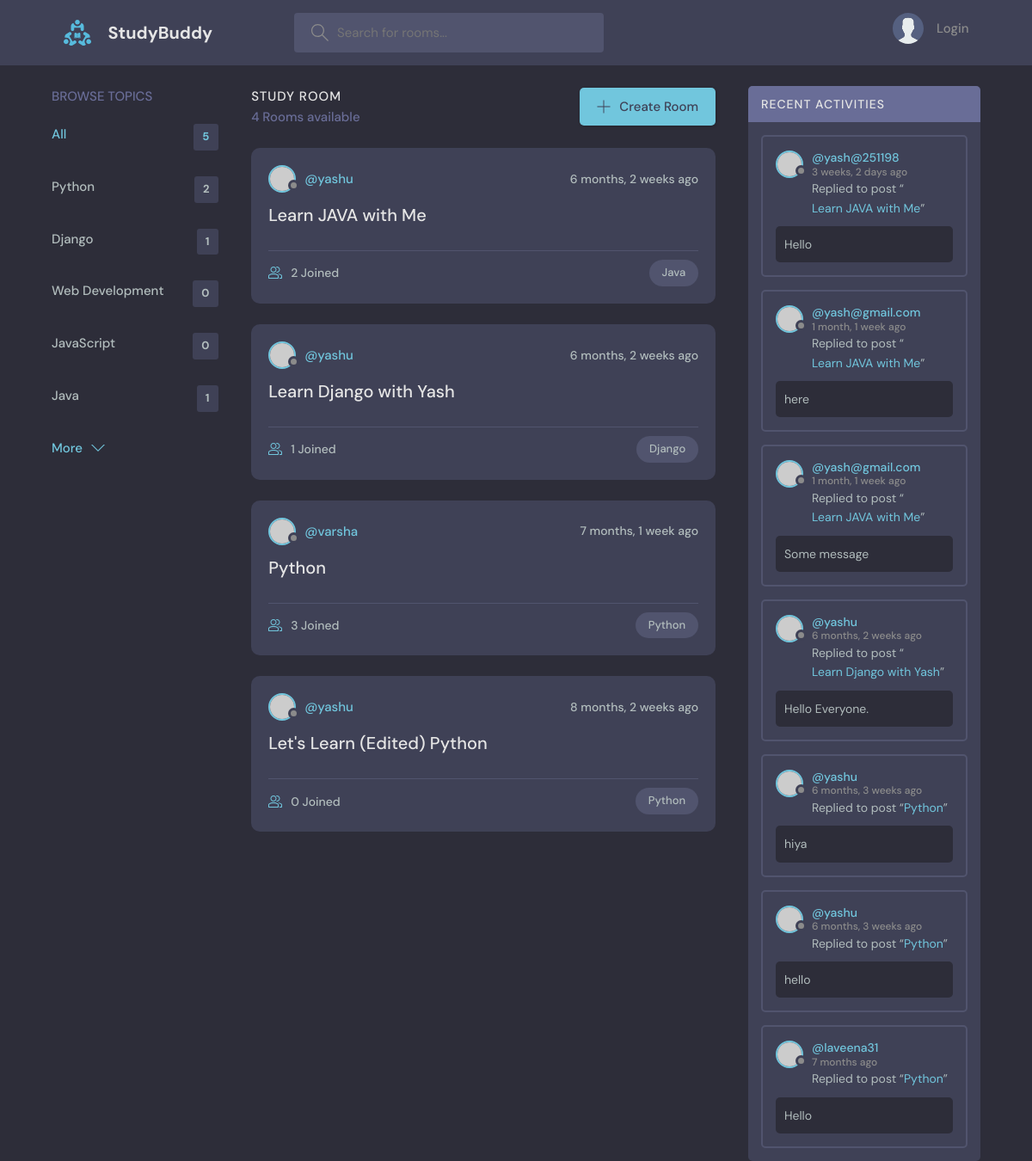
Page /room/ on the committed database.
### base/models.py (models this page shows, shortened)
class Topic(models.Model):
    name = models.CharField(max_length = 200)

class Room(models.Model):
    host = models.ForeignKey(User, on_delete=models.SET_NULL, null = True)
    topic = models.ForeignKey(Topic, on_delete=models.SET_NULL, null = True)
    name = models.CharField(max_length = 200)
    description = models.TextField(null = True, blank = True) # blank allows a blank form field submissions
    participants = models.ManyToManyField(User, related_name='participants', blank=True)
    updated = models.DateTimeField(auto_now = True) # Takes a timestamp whenever we save the item
    created = models.DateTimeField(auto_now_add = True) # Takes a timestamp when we first create an instance
    class Meta:
        ordering = ['-updated', '-created']
    def __str__(self):
        return self.name

class Message(models.Model):
    user = models.ForeignKey(User, on_delete=models.CASCADE)
    room = models.ForeignKey(Room, on_delete=models.CASCADE) #If room is deleted then the messages are deleted too
    body = models.TextField()
    updated = models.DateTimeField(auto_now = True)
    created = models.DateTimeField(auto_now_add = True)
    class Meta:
        ordering = ['-updated', '-created']
    def __str__(self):
        return self.body[0:50] # For the preview of Room

### base/views.py (the view)
# urls.py: path('room/', views.room_function, name="room_function"),
def room_function(request):
    q = request.GET.get('q') if (request.GET.get('q') != None) else ''
    rooms = Room.objects.filter(
        Q(topic__name__icontains=q) |
        Q(name__icontains=q) |
        Q(description__icontains=q)
    )
    topics = Topic.objects.all()
    room_count = rooms.count()
    room_messages =  Message.objects.filter(Q(room__topic__name__icontains=q))
    context = {"rooms":rooms, "topics":topics, "room_count": room_count, "room_messages":room_messages}
    return render(request, 'base/room.html', context)

### base/templates/base/room.html (shortened to what this page needs)
{% extends 'main.html' %}
{% block content %}
    <main class="layout layout--3">
      <div class="container">
        {% include 'base/topic_component.html' %}
        <div class="roomList">
          <div class="roomList__header">
            <div>
              <h2>Study Room</h2>
              <p>{{room_count}} Rooms available</p>
            </div>
            <a class="btn btn--main" href="{% url 'create_room' %}">
              <svg version="1.1" xmlns="http://www.w3.org/2000/svg" width="32" height="32" viewBox="0 0 32 32">
                <title>add</title>
                <path
                  d="M16.943 0.943h-1.885v14.115h-14.115v1.885h14.115v14.115h1.885v-14.115h14.115v-1.885h-14.115v-14.115z"
                ></path>
              </svg>
              Create Room
            </a>
          </div>
          {% include 'base/feed_component.html' %}
        </div>
        {% include 'base/activity_component.html' %}
      </div>
    </main>
  {% endblock %}

### base/templates/base/topic_component.html
<div class="topics">
    <div class="topics__header">
      <h2>Browse Topics</h2>
    </div>
    <ul class="topics__list">
      <li>
        <a href="{% url 'room_function' %}" class="active">All <span>{{topics.count}}</span></a>
      </li>
      {% for topic in topics %}
            <li>
                <a href="{% url 'room_function' %}?q={{topic.name}}">{{topic.name}} <span>{{topic.room_set.all.count}}</span> </a>
            </li>
        {% endfor %}
    </ul>
    <a class="btn btn--link" href="topics.html">
      More
      <svg version="1.1" xmlns="http://www.w3.org/2000/svg" width="32" height="32" viewBox="0 0 32 32">
        <title>chevron-down</title>
        <path d="M16 21l-13-13h-3l16 16 16-16h-3l-13 13z"></path>
      </svg>
    </a>
  </div>

### base/templates/base/feed_component.html (shortened to what this page needs)
{% for room in rooms %}
<div class="roomListRoom">
    <div class="roomListRoom__header">
      <a href="{% url 'user_profile' room.host.id %}" class="roomListRoom__author">
        <div class="avatar avatar--small">
          <img src="https://randomuser.me/api/portraits/women/11.jpg" />
        </div>
        <span>@{{room.host.username}}</span>
      </a>
      <div class="roomListRoom__actions">
        <span>{{room.created | timesince}} ago</span>
      </div>
    </div>
    <div class="roomListRoom__content">
      <a href="{% url 'solo_room' room.id %}">{{room.name}}</a>
    </div>
    <div class="roomListRoom__meta">
      <a href="room.html" class="roomListRoom__joined">
        {{room.participants.all.count}} Joined
      </a>
      <p class="roomListRoom__topic">{{room.topic.name}}</p>
    </div>
  </div>
{% endfor %}

### base/templates/base/activity_component.html (shortened to what this page needs)
<div class="activities">
    <div class="activities__header">
      <h2>Recent Activities</h2>
    </div>
    {% for message in room_messages %}
    <div class="activities__box">
      <div class="activities__boxHeader roomListRoom__header">
        <a href="{% url 'user_profile' message.user.id %}" class="roomListRoom__author">
          <div class="avatar avatar--small">
            <img src="https://randomuser.me/api/portraits/women/11.jpg" />
          </div>
          <p>
            @{{message.user}}
            <span>{{message.created | timesince}} ago</span>
          </p>
        </a>
      </div>
      <div class="activities__boxContent">
        <p>Replied to post “<a href="{% url 'solo_room' message.room.id %}">{{message.room}}</a>”</p>
        <div class="activities__boxRoomContent">
          {{message}}
        </div>
      </div>
    </div>
    {% endfor %}
  </div>

### rows in the picture
Topic: name "Python", room_set.all.count "2"
Topic: name "Django", room_set.all.count "1"
Topic: name "Web Development", room_set.all.count "0"
Topic: name "JavaScript", room_set.all.count "0"
Topic: name "Java", room_set.all.count "1"
Room: host.username "yashu", created "6 months, 2 weeks", name "Learn JAVA with Me", participants.all.count "2", topic.name "Java"
Room: host.username "yashu", created "6 months, 2 weeks", name "Learn Django with Yash", participants.all.count "1", topic.name "Django"
Room: host.username "varsha", created "7 months, 1 week", name "Python", participants.all.count "3", topic.name "Python"
Room: host.username "yashu", created "8 months, 2 weeks", name "Let's Learn (Edited) Python", participants.all.count "0", topic.name "Python"
Message: user "yash@251198", created "3 weeks, 2 days", room "Learn JAVA with Me", body "Hello"
Message: user "yash@gmail.com", created "1 month, 1 week", room "Learn JAVA with Me", body "here"
Message: user "yash@gmail.com", created "1 month, 1 week", room "Learn JAVA with Me", body "Some message"
Message: user "yashu", created "6 months, 2 weeks", room "Learn Django with Yash", body "Hello Everyone."
Message: user "yashu", created "6 months, 3 weeks", room "Python", body "hiya"
Message: user "yashu", created "6 months, 3 weeks", room "Python", body "hello"
Message: user "laveena31", created "7 months", room "Python", body "Hello"

### other values in the picture
{{ topics.count }} "5"
{{ room_count }} "4"
